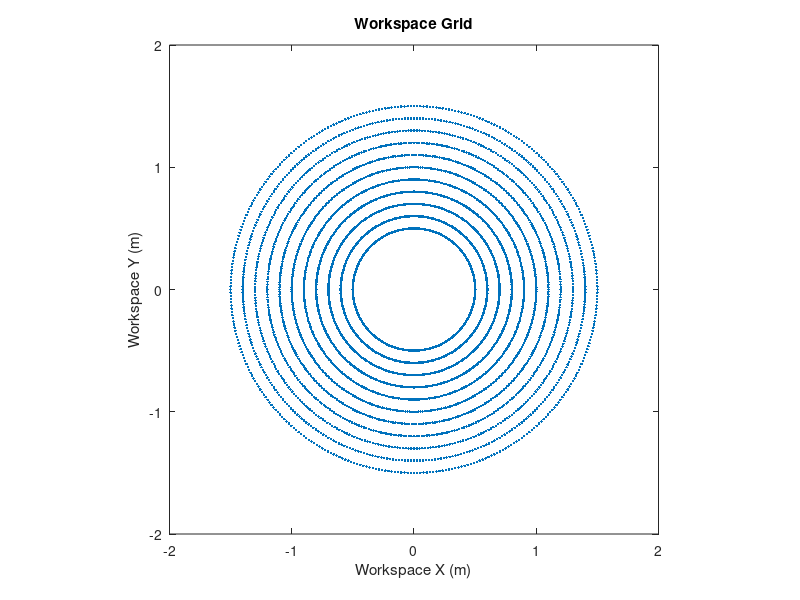
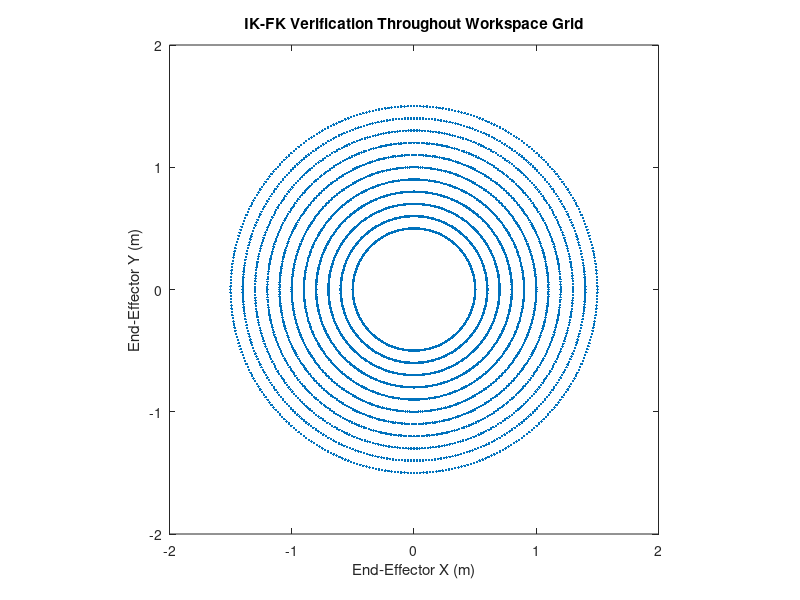
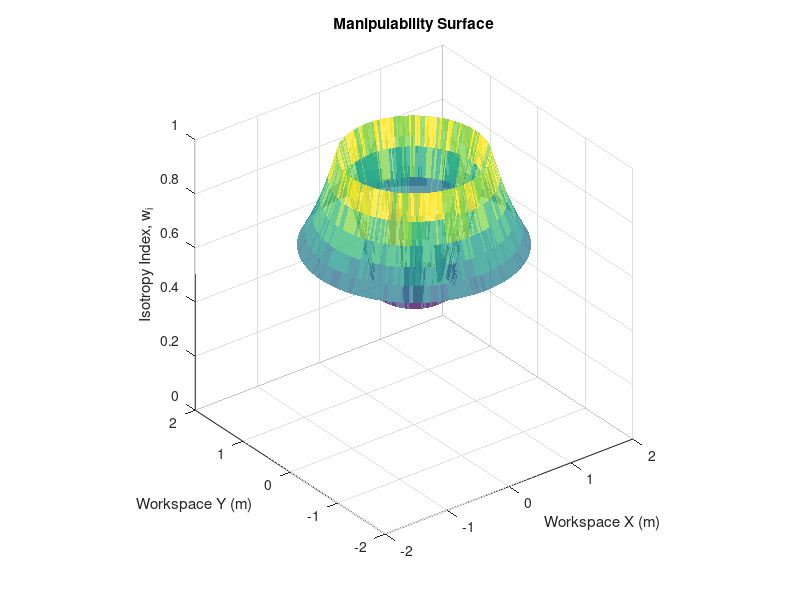
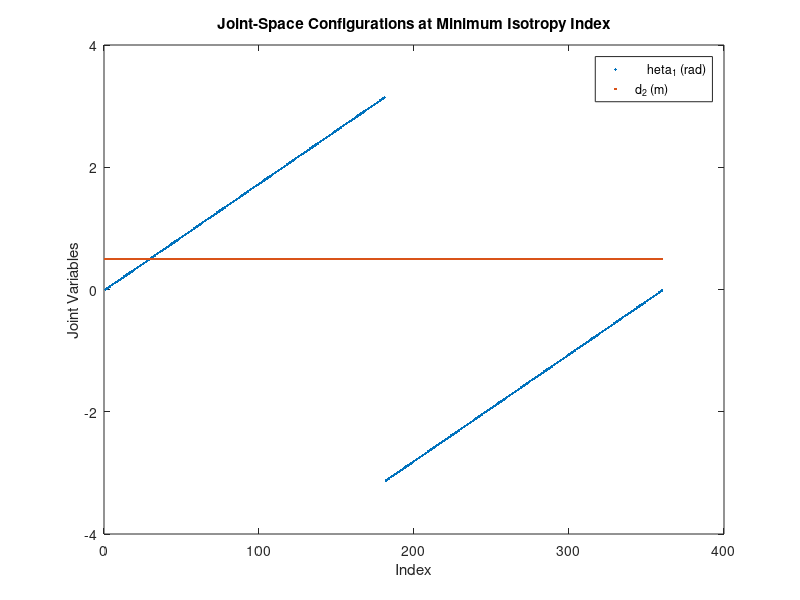

The MATLAB source for these figures, in order:
%% AuE 8220 - Autonomy: Mobility and Manipulation %%
% Homework 6: Jacobians (Related Design and Control Issues) %
% Authors: Tanmay Samak, Chinmay Samak, Riccardo Setti, Olamide Akinyele

close all;
clear;
clc;

fprintf('\n=========================================================================\n');
fprintf('JACOBIANS (RELATED DESIGN AND CONTROL ISSUES)\n');
fprintf('=========================================================================\n');

%% Problem 1-RP (i) %%

% Clear workspace to avoid variable overloading
clear;

fprintf('\n----------------------------------------------------------------\n');
fprintf('Problem 1-RP (i)\n');
fprintf('----------------------------------------------------------------\n\n');

% RP robot parameters
d_min = 0.5;
d_max = 1.5;

% Define workspace grid
i = 1;
for R = d_min:0.1:d_max
    for theta = 0:359
        grid_x(i) = R*cosd(theta);
        grid_y(i) = R*sind(theta);
        i = i+1;
    end
end

% Verify workspace grid
figure()
plot(grid_x,grid_y,'.')
title("Workspace Grid")
xlabel("Workspace X (m)")
ylabel("Workspace Y (m)")
xlim([-d_max-0.5,d_max+0.5])
ylim([-d_max-0.5,d_max+0.5])
pbaspect([1 1 1])

% Compute IK at each point in workspace grid
for i=1:length(grid_x)
    t1(i) = atan2(grid_y(i),grid_x(i));
    d2(i) = sqrt(grid_x(i)^2+grid_y(i)^2);
end

% Verify IK solution using FK
robot_x = d2.*cos(t1);
robot_y = d2.*sin(t1);
figure()
plot(robot_x,robot_y,'.')
title("IK-FK Verification Throughout Workspace Grid")
xlabel("End-Effector X (m)")
ylabel("End-Effector Y (m)")
xlim([-d_max-0.5,d_max+0.5])
ylim([-d_max-0.5,d_max+0.5])
pbaspect([1 1 1])

% Analyse manipulability
for i=1:length(d2)
    % Compute Jacobian for each IK solution
    J(:,:,i) = [-d2(i)*sin(t1(i)) cos(t1(i));
               d2(i)*cos(t1(i))  sin(t1(i))];
    % Perform singular value decomposition (SVD) of Jacobian
    %[u s v] = svd(J(:,:,i));
    %U(:,:,i) = u;
    %S(:,:,i) = s;
    %V(:,:,i) = v;
    sigma(:,i) = svd(J(:,:,i));
    % Compute isotropy index as a measure of manipulability
    w_i(i) = sigma(2,i)/sigma(1,i);
end

% Plot manipulability surface
figure()
% Fit triangular mesh to X-Y workspace grid
tri=delaunay(robot_x,robot_y);
% Generate 3D plot by pinching and moving each X-Y tri-mesh vertex to the coRPesponding Z-height
trisurf(tri,robot_x,robot_y,w_i,'FaceAlpha',0.75,'LineStyle','None')
title("Manipulability Surface")
xlabel("Workspace X (m)")
ylabel("Workspace Y (m)")
zlabel("Isotropy Index, w_i")
xlim([-d_max-0.5,d_max+0.5])
ylim([-d_max-0.5,d_max+0.5])
zlim([0,1])
pbaspect([1 1 1])

fprintf("The minimum value of isotropy index is %.4f.\n", min(w_i))
t1_min = t1(find(w_i-min(w_i) <= 1e-6));
d2_min = d2(find(w_i-min(w_i) <= 1e-6));
figure()
plot(t1_min, '.')
hold on
plot(d2_min, '.')
title("Joint-Space Configurations at Minimum Isotropy Index")
xlabel("Index")
ylabel("Joint Variables")
legend("\theta_1 (rad)","d_2 (m)")
figure()
plot(d2_min.*cos(t1_min), d2_min.*sin(t1_min), '.')
title("Task-Space Configurations at Minimum Isotropy Index")
xlabel("End-Effector X (m)")
ylabel("End-Effector Y (m)")
xlim([-d_max-0.5,d_max+0.5])
ylim([-d_max-0.5,d_max+0.5])
pbaspect([1 1 1])

fprintf("The maximum value of isotropy index is %.4f.\n", max(w_i))
t1_max = t1(find(max(w_i)-w_i <= 1e-6));
d2_max = d2(find(max(w_i)-w_i <= 1e-6));
figure()
plot(t1_max, '.')
hold on
plot(d2_max, '.')
title("Joint-Space Configurations at Maximum Isotropy Index")
xlabel("Index")
ylabel("Joint Variables")
legend("\theta_1 (rad)","d_2 (m)")
figure()
plot(d2_max.*cos(t1_max), d2_max.*sin(t1_max), '.')
title("Task-Space Configurations at Maximum Isotropy Index")
xlabel("End-Effector X (m)")
ylabel("End-Effector Y (m)")
xlim([-d_max-0.5,d_max+0.5])
ylim([-d_max-0.5,d_max+0.5])
pbaspect([1 1 1])

%% Problem 1-RP (ii) %%

% Clear workspace to avoid variable overloading
clear;

fprintf('\n----------------------------------------------------------------\n');
fprintf('Problem 1-RP (ii)\n');
fprintf('----------------------------------------------------------------\n\n');

% RP robot parameters
d_min = 0.5;
d_max = 1.5;

% Define workspace grid
i = 1;
for R = d_min:0.1:d_max
    for theta = 0:359
        grid_x(i) = R*cosd(theta);
        grid_y(i) = R*sind(theta);
        i = i+1;
    end
end

% Verify workspace grid
figure()
plot(grid_x,grid_y,'.')
title("Workspace Grid")
xlabel("Workspace X (m)")
ylabel("Workspace Y (m)")
xlim([-d_max-0.5,d_max+0.5])
ylim([-d_max-0.5,d_max+0.5])
pbaspect([1 1 1])

% Compute IK at each point in workspace grid
for i=1:length(grid_x)
    t1(i) = atan2(grid_y(i),grid_x(i));
    d2(i) = sqrt(grid_x(i)^2+grid_y(i)^2);
end

% Verify IK solution using FK
robot_x = d2.*cos(t1);
robot_y = d2.*sin(t1);
figure()
plot(robot_x,robot_y,'.')
title("IK-FK Verification Throughout Workspace Grid")
xlabel("End-Effector X (m)")
ylabel("End-Effector Y (m)")
xlim([-d_max-0.5,d_max+0.5])
ylim([-d_max-0.5,d_max+0.5])
pbaspect([1 1 1])

% Analyse manipulability
for i=1:length(d2)
    % Compute Jacobian for each IK solution
    J(:,:,i) = [-d2(i)*sin(t1(i)) cos(t1(i));
               d2(i)*cos(t1(i))  sin(t1(i))];
    % Perform singular value decomposition (SVD) of Jacobian
    [U S V] = svd(J(:,:,i));
    % Compute isotropy index as a measure of manipulability
    %w(i) = real(sqrt(det(J(:,:,i)*J(:,:,i)')));
    w(i) = det(S);
end

% Plot manipulability surface
figure()
% Fit triangular mesh to X-Y workspace grid
tri=delaunay(robot_x,robot_y);
% Generate 3D plot by pinching and moving each X-Y tri-mesh vertex to the coRPesponding Z-height
trisurf(tri,robot_x,robot_y,w,'FaceAlpha',0.75,'LineStyle','None')
title("Manipulability Surface")
xlabel("Workspace X (m)")
ylabel("Workspace Y (m)")
zlabel("Yoshikawa's MOM, w")
xlim([-d_max-0.5,d_max+0.5])
ylim([-d_max-0.5,d_max+0.5])
pbaspect([1 1 1])

fprintf("The minimum value of MOM is %.4f.\n", min(w))
t1_min = t1(find(w-min(w) <= 1e-6));
d2_min = d2(find(w-min(w) <= 1e-6));
figure()
plot(t1_min, '.')
hold on
plot(d2_min, '.')
title("Joint-Space Configurations at Minimum MOM")
xlabel("Index")
ylabel("Joint Variables")
legend("\theta_1 (rad)","d_2 (m)")
figure()
plot(d2_min.*cos(t1_min), d2_min.*sin(t1_min), '.')
title("Task-Space Configurations at Minimum MOM")
xlabel("End-Effector X (m)")
ylabel("End-Effector Y (m)")
xlim([-d_max-0.5,d_max+0.5])
ylim([-d_max-0.5,d_max+0.5])
pbaspect([1 1 1])

fprintf("The maximum value of MOM is %.4f.\n", max(w))
t1_max = t1(find(max(w)-w <= 1e-6));
d2_max = d2(find(max(w)-w <= 1e-6));
figure()
plot(t1_max, '.')
hold on
plot(d2_max, '.')
title("Joint-Space Configurations at Maximum MOM")
xlabel("Index")
ylabel("Joint Variables")
legend("\theta_1 (rad)","d_2 (m)")
figure()
plot(d2_max.*cos(t1_max), d2_max.*sin(t1_max), '.')
title("Task-Space Configurations at Maximum MOM")
xlabel("End-Effector X (m)")
ylabel("End-Effector Y (m)")
xlim([-d_max-0.5,d_max+0.5])
ylim([-d_max-0.5,d_max+0.5])
pbaspect([1 1 1])

%% Problem 1-RP (iii) %%

% Clear workspace to avoid variable overloading
clear;

fprintf('\n----------------------------------------------------------------\n');
fprintf('Problem 1-RP (iii)\n');
fprintf('----------------------------------------------------------------\n\n');

% RP robot parameters
d_min = 0.5;
d_max = 1.5;

% Define workspace grid
i = 1;
for R = d_min:0.5:d_max
    for theta = 0:15:359
        grid_x(i) = R*cosd(theta);
        grid_y(i) = R*sind(theta);
        i = i+1;
    end
end

% Verify workspace grid
figure()
plot(grid_x,grid_y,'.')
title("Workspace Grid")
xlabel("Workspace X (m)")
ylabel("Workspace Y (m)")
xlim([-d_max-0.5,d_max+0.5])
ylim([-d_max-0.5,d_max+0.5])
pbaspect([1 1 1])

% Compute IK at each point in workspace grid
for i=1:length(grid_x)
    t1(i) = atan2(grid_y(i),grid_x(i));
    d2(i) = sqrt(grid_x(i)^2+grid_y(i)^2);
end

% Verify IK solution using FK
robot_x = d2.*cos(t1);
robot_y = d2.*sin(t1);
figure()
plot(robot_x,robot_y,'.')
title("IK-FK Verification Throughout Workspace Grid")
xlabel("End-Effector X (m)")
ylabel("End-Effector Y (m)")
xlim([-d_max-0.5,d_max+0.5])
ylim([-d_max-0.5,d_max+0.5])
pbaspect([1 1 1])

% Analyse manipulability
for i=1:length(d2)
    % Compute Jacobian for each IK solution
    J(:,:,i) = [-d2(i)*sin(t1(i)) cos(t1(i));
               d2(i)*cos(t1(i))  sin(t1(i))];
    % Perform singular value decomposition (SVD) of Jacobian
    [u s v] = svd(J(:,:,i));
    U(:,:,i) = u;
    S(:,:,i) = s;
    V(:,:,i) = v;
end

% Plot manipulability ellipsoids for each point in workspace grid
scale = 15;
fprintf("The scale for manipulability ellipsoids is 1:%d m/s.\n", scale)
figure()
for i=1:length(grid_x)
    t = -pi:0.01:pi;
    x0 = grid_x(i);
    y0 = grid_y(i);
    USV(:,:,i) = U(:,:,i)*(S(:,:,i)/scale)*V(:,:,i)';
    x = x0 + USV(1,1,i)*cos(t) + USV(1,2,i)*sin(t);
    y = y0 + USV(2,1,i)*cos(t) + USV(2,2,i)*sin(t);
    plot(x,y,'color',[0, 0.4470, 0.7410])
    hold on
    title("Manipulability Ellipsoids in Workspace")
    xlabel("Workspace X (m)")
    ylabel("Workspace Y (m)")
    xlim([-d_max-0.5,d_max+0.5])
    ylim([-d_max-0.5,d_max+0.5])
    pbaspect([1 1 1])
end
hold off